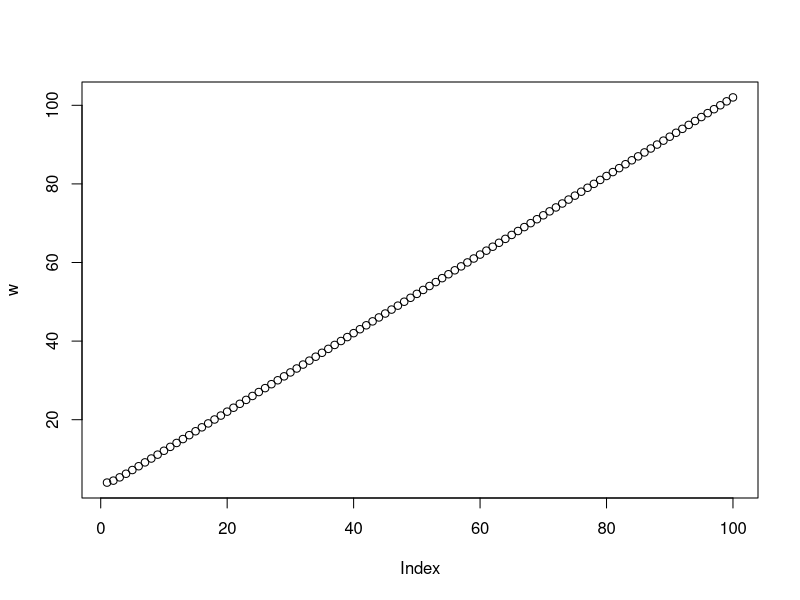

Reproduce this figure in R.
n = c(1:100) #wektor 100 liczb
w = c(n+1/n+2) #wektor 100 pierwszych wyrazow ciagu (n+1)/n
mean(w) #srednia
sd(w) #odchylenie standardowe
plot(w) #wykres
#SO=data.frame(średnia=mean(an),odchylenie=sd(an)) 